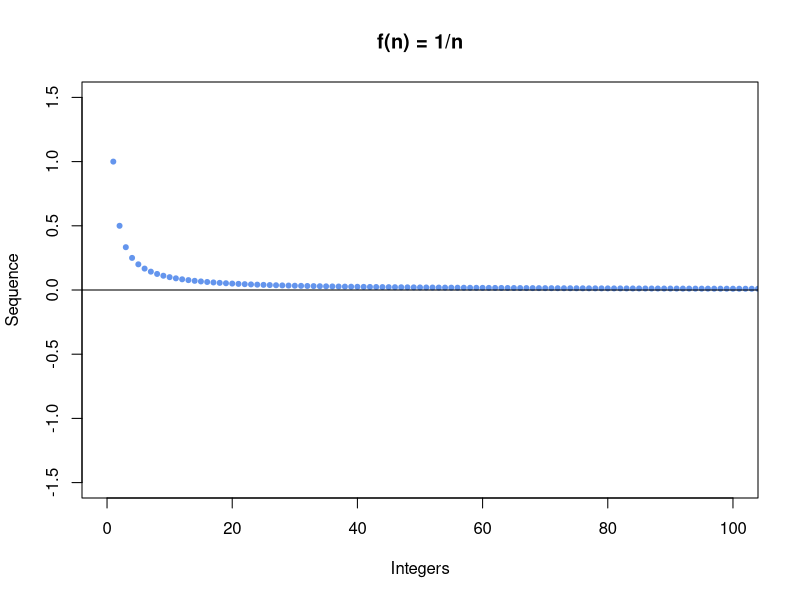
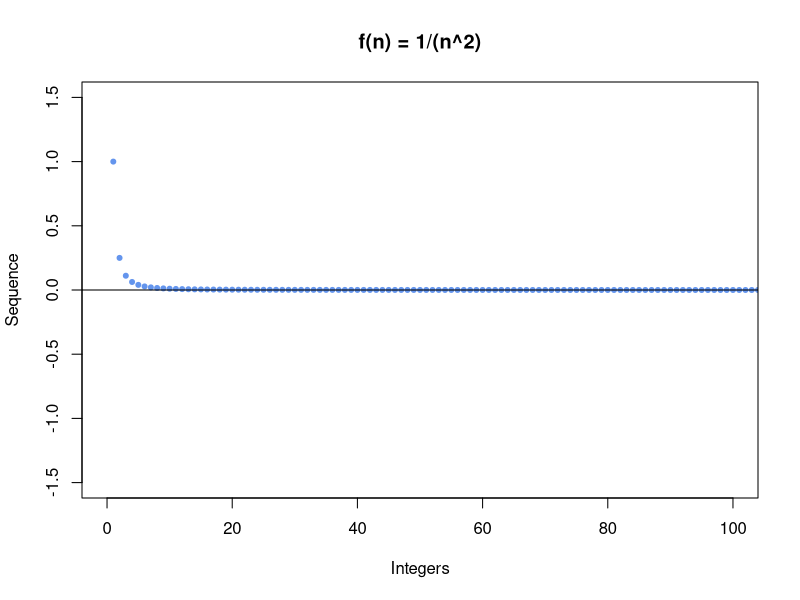
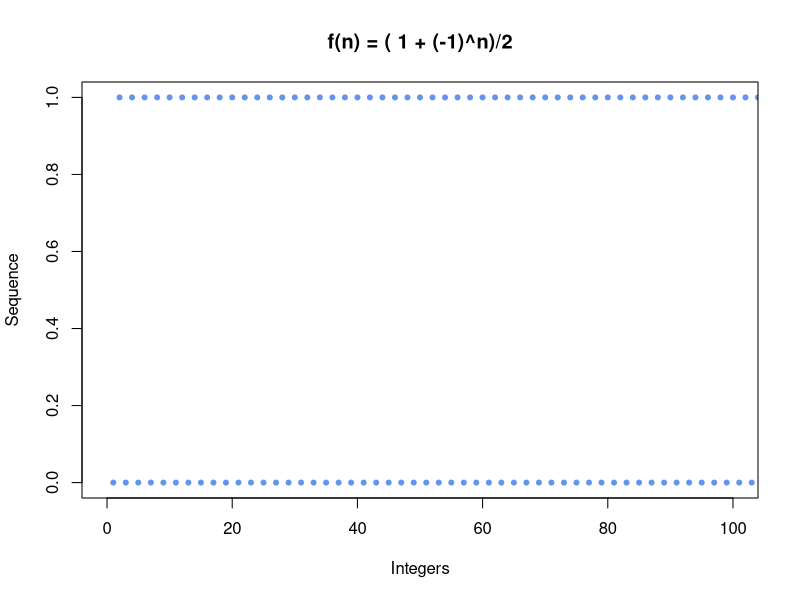
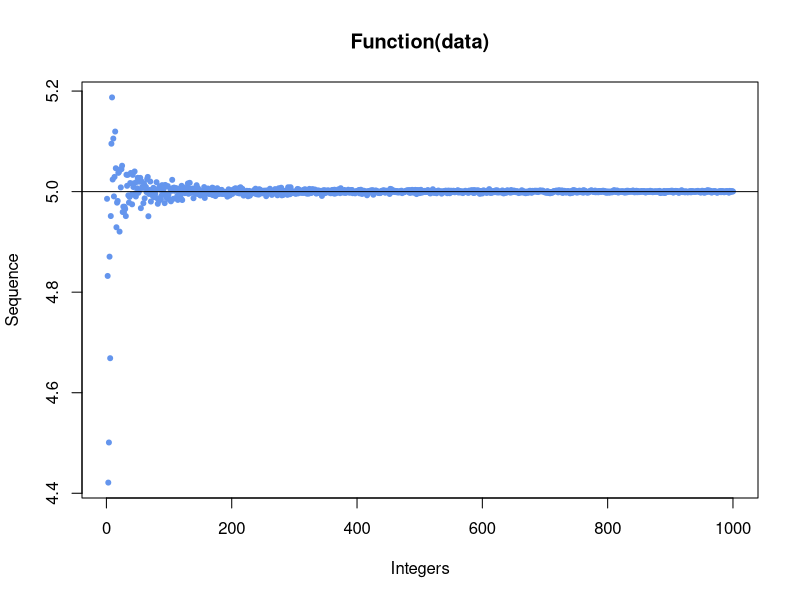
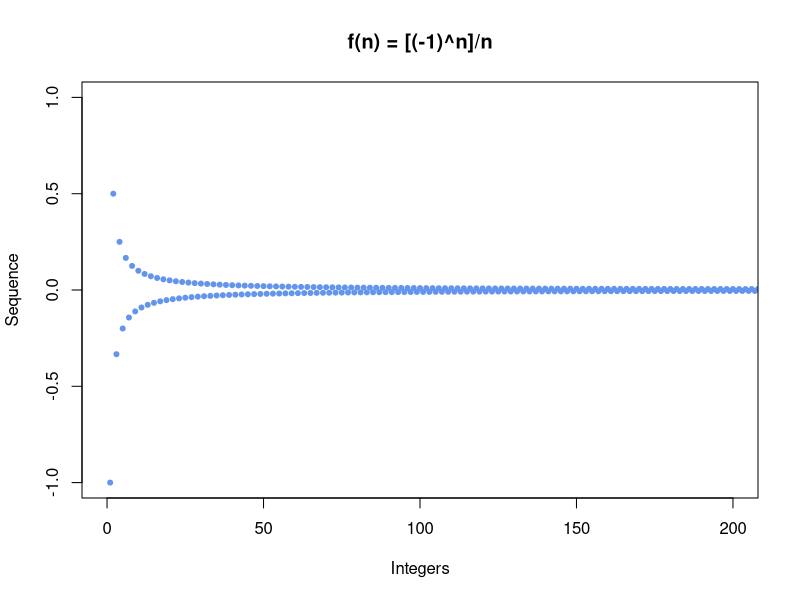
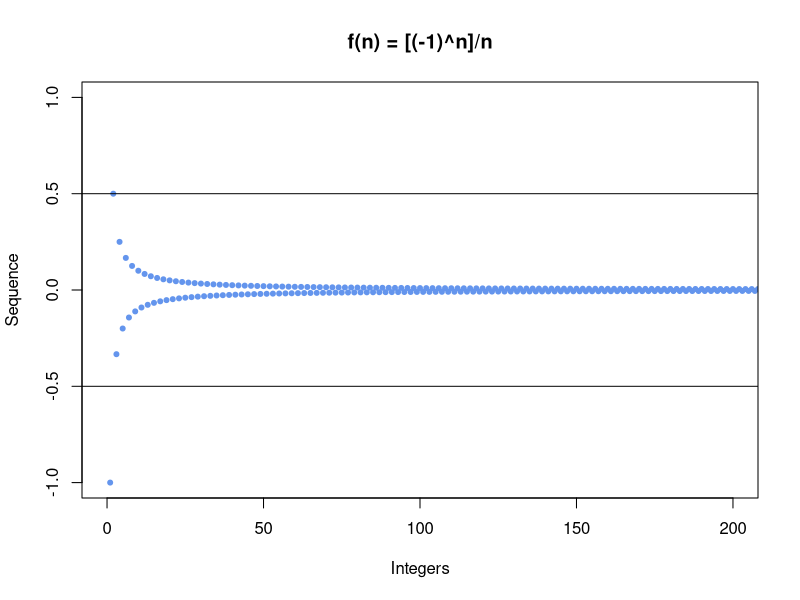
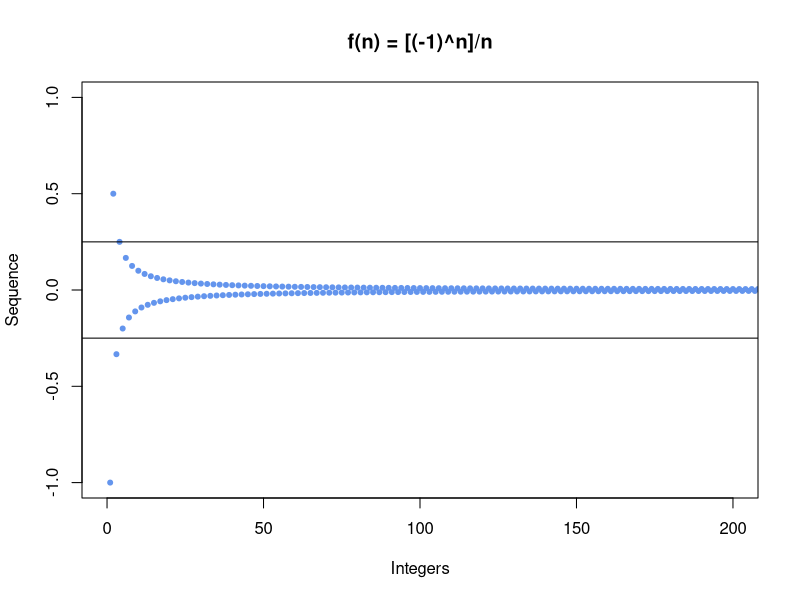
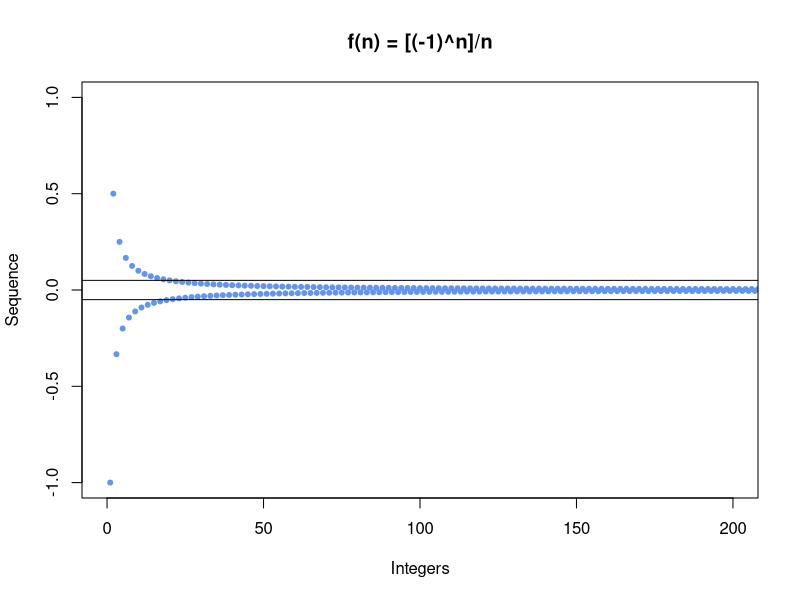

Here is the R script that generated these plots, in order: (Note: this script raises an error after producing the figures.)
##sequence examples



seq.1<- 1:1000



seq.e1<- 1/seq.1


seq.e2<- 1/(seq.1^2)


seq.e3<- ( 1+ (-1)^seq.1)/2



plot(seq.e1~seq.1, xlab='Integers', ylab='Sequence', xlim=c(0,100),pch=20, col='cornflowerblue', ylim=c(-1.5, 1.5))
abline(h=0)
title(main='f(n) = 1/n')
dev.copy(device=pdf, file='~/dropbox/teaching/pol350a/mclass2/Seq1.pdf', height=4.5, width=6)
dev.off()




plot(seq.e2~seq.1, xlab='Integers', ylab='Sequence', xlim=c(0,100),pch=20, col='cornflowerblue', ylim=c(-1.5, 1.5))
abline(h=0)
title(main='f(n) = 1/(n^2)')
dev.copy(device=pdf, file='~/dropbox/teaching/pol350a/mclass2/Seq2.pdf', height=4.5, width=6)
dev.off()




plot(seq.e3~seq.1, xlab='Integers', ylab='Sequence', xlim=c(0,100),pch=20, col='cornflowerblue')
#abline(h=0)
title(main='f(n) = ( 1 + (-1)^n)/2')
dev.copy(device=pdf, file='~/dropbox/teaching/pol350a/mclass2/Seq3.pdf', height=4.5, width=6)
dev.off()


seq.e4<- 5 + rnorm(1000)/seq.1
plot(seq.e4, xlab='Integers', ylab='Sequence', main='Function(data)', pch=20, col='cornflowerblue')
abline(h=5)
dev.copy(device=pdf, file='~/dropbox/teaching/pol350a/mclass2/Seq4.pdf', height=4.5, width=6)
dev.off()




seq.e5<- ( (-1)^(seq.1))/(seq.1)
plot(seq.e5, xlim =c(0,200), pch=20, xlab='Integers', ylab='Sequence', main='f(n) = [(-1)^n]/n', col='cornflowerblue' , ylim=c(-1, 1))
dev.copy(device=pdf, file='~/dropbox/teaching/pol350a/mclass2/Conv0.pdf', height=4.5, width=6)
dev.off()




seq.e5<- ( (-1)^(seq.1))/(seq.1)
plot(seq.e5, xlim =c(0,200), pch=20, xlab='Integers', ylab='Sequence', main='f(n) = [(-1)^n]/n', col='cornflowerblue' , ylim=c(-1, 1))
abline(h=0.5)
abline(h=-0.5)
dev.copy(device=pdf, file='~/dropbox/teaching/pol350a/mclass2/Conv1.pdf', height=4.5, width=6)
dev.off()




seq.e5<- ( (-1)^(seq.1))/(seq.1)
plot(seq.e5, xlim =c(0,200), pch=20, xlab='Integers', ylab='Sequence', main='f(n) = [(-1)^n]/n', col='cornflowerblue' , ylim=c(-1, 1))
abline(h=0.25)
abline(h=-0.25)
dev.copy(device=pdf, file='~/dropbox/teaching/pol350a/mclass2/Conv2.pdf', height=4.5, width=6)
dev.off()




seq.e5<- ( (-1)^(seq.1))/(seq.1)
plot(seq.e5, xlim =c(0,200), pch=20, xlab='Integers', ylab='Sequence', main='f(n) = [(-1)^n]/n', col='cornflowerblue' , ylim=c(-1, 1))
abline(h=0.05)
abline(h=-0.05)

dev.copy(device=pdf, file='~/dropbox/teaching/pol350a/mclass2/Conv3.pdf', height=4.5, width=6)
dev.off()



seq.e5<- ( (-1)^(seq.1))/(seq.1)
plot(seq.e5, xlim =c(0,200), pch=20, xlab='Integers', ylab='Sequence', main='f(n) = [(-1)^n]/n', col='cornflowerblue' , ylim=c(-1, 1))
abline(h=0.001)
abline(h=-0.001)

dev.copy(device=pdf, file='~/dropbox/teaching/pol350a/mclass2/Conv4.pdf', height=4.5, width=6)
dev.off()




##putting together the plots for the limit section.  
len<- length
seq1.x<- seq(-2, 2, len=1000)
seq.sub<- c(-2, -1.5, -1, -0.5, 0.5, 1, 1.5, 2)

sins<- sin(seq1.x)

plot(sins~seq1.x, xlab='x', ylab='f(x)', main='f(x) = sin(x)' , type='l', lwd=3)
dev.copy(device=pdf, file='~/dropbox/teaching/pol350a/mclass2/Limit0.pdf', height=4.5, width=6)
dev.off()

plot(sins~seq1.x, xlab='x', ylab='f(x)', main='f(x) = sin(x)' , type='l', lwd=3)
arrows(seq1.x[200], -10, seq1.x[200], sins[200], len=0, lwd=3)
arrows(seq1.x[800], -10, seq1.x[800], sins[800], len=0, lwd=3)
dev.copy(device=pdf, file='~/dropbox/teaching/pol350a/mclass2/Limit1.pdf', height=4.5, width=6)
dev.off()


plot(sins~seq1.x, xlab='x', ylab='f(x)', main='f(x) = sin(x)' , type='l', lwd=3)
arrows(seq1.x[400], -10, seq1.x[400], sins[400], len=0, lwd=3)
arrows(seq1.x[600], -10, seq1.x[600], sins[600], len=0, lwd=3)

dev.copy(device=pdf, file='~/dropbox/teaching/pol350a/mclass2/Limit2.pdf', height=4.5, width=6)
dev.off()


plot(sins~seq1.x, xlab='x', ylab='f(x)', main='f(x) = sin(x)' , type='l', lwd=3)
arrows(seq1.x[450], -10, seq1.x[450], sins[450], len=0, lwd=3)
arrows(seq1.x[550], -10, seq1.x[550], sins[550], len=0, lwd=3)

dev.copy(device=pdf, file='~/dropbox/teaching/pol350a/mclass2/Limit3.pdf', height=4.5, width=6)
dev.off()


plot(sins~seq1.x, xlab='x', ylab='f(x)', main='f(x) = sin(x)' , type='l', lwd=3)
arrows(seq1.x[490], -10, seq1.x[490], sins[490], len=0, lwd=3)
arrows(seq1.x[510], -10, seq1.x[510], sins[510], len=0, lwd=3)

dev.copy(device=pdf, file='~/dropbox/teaching/pol350a/mclass2/Limit4.pdf', height=4.5, width=6)
dev.off()


plot(sins~seq1.x, xlab='x', ylab='f(x)', main='f(x) = sin(x)' , type='l', lwd=3)
arrows(seq1.x[495], -10, seq1.x[495], sins[495], len=0, lwd=3)
arrows(seq1.x[505], -10, seq1.x[505], sins[505], len=0, lwd=3)

dev.copy(device=pdf, file='~/dropbox/teaching/pol350a/mclass2/Limit5.pdf', height=4.5, width=6)
dev.off()


plot(sins~seq1.x, xlab='x', ylab='f(x)', main='f(x) = sin(x)' , type='l', lwd=3)
arrows(seq1.x[500], -10, seq1.x[500], sins[500], len=0, lwd=3)
arrows(seq1.x[501], -10, seq1.x[501], sins[501], len=0, lwd=3)

dev.copy(device=pdf, file='~/dropbox/teaching/pol350a/mclass2/Limit6.pdf', height=4.5, width=6)
dev.off()


x<- seq(-3, 3, len=100)
ee<- function(x){
	p1<- x^2 - 1
	p2<- x - 1
	out<- p1/p2
	return(out)
	}
	
plot(ee(x)~x, type='l', lwd=3, xlab='x', ylab='f(x)', main='f(x) = (x^2 - 1)/(x - 1)')

dev.copy(device=pdf, file='~/dropbox/teaching/pol350a/mclass2/Limit_hole.pdf', height=4.5, width=6)
dev.off()	
	
plot(ee(x)~x, type='l', lwd=3, xlab='x', ylab='f(x)', main='f(x) = (x^2 - 1)/(x - 1)')
abline(h=2)
abline(v=1)	
dev.copy(device=pdf, file='~/dropbox/teaching/pol350a/mclass2/Limit_hole2.pdf', height=4.5, width=6)
dev.off()	



seq.3<- seq(0.001, 1, len=1000)

plot(I(1/seq.3)~seq.3, xlab='x', ylab='f(x)', main='f(x) = 1/x', type='l')
dev.copy(device=pdf, file='~/dropbox/teaching/pol350a/mclass2/Limit_hole3.pdf', height=4.5, width=6)
dev.off()


abline(v=0)




seq5<- seq(-2, 2, len=1000)


plot(I(abs(seq5))~seq5, xlab='x', ylab='f(x)', main='f(x) = |x|', type='l', lwd=3)
dev.copy(device=pdf, file='~/dropbox/teaching/pol350a/mclass2/Abs1.pdf', height=4.5, width=6)
dev.off()

seq6<- seq(-2*pi, 2*pi, len=1000)

plot(I(cos(seq6))~seq6, xlab='x', ylab='f(x)', main='f(x) = cos(x)', type='l', lwd=3)
dev.copy(device=pdf, file='~/dropbox/teaching/pol350a/mclass2/Abs2.pdf', height=4.5, width=6)
dev.off()



seq6<- seq(-2*pi, 2*pi, len=1000)

plot(I((seq6^2))~seq6, xlab='x', ylab='f(x)', main='f(x) = x^2', type='l', lwd=3)
dev.copy(device=pdf, file='~/dropbox/teaching/pol350a/mclass2/Abs3.pdf', height=4.5, width=6)
dev.off()





